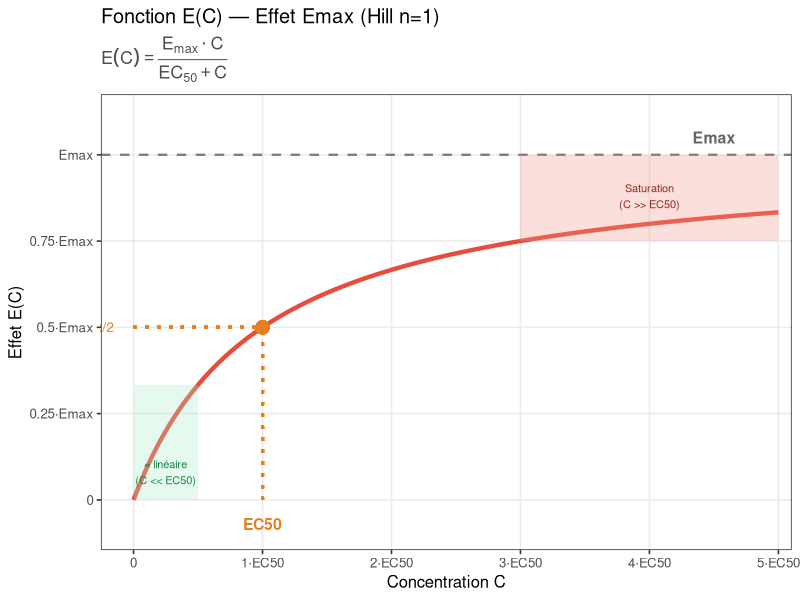
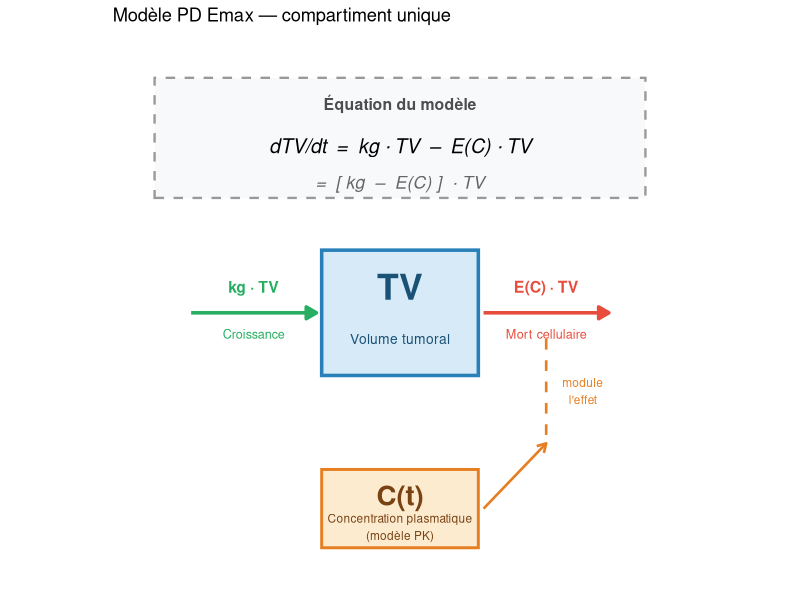
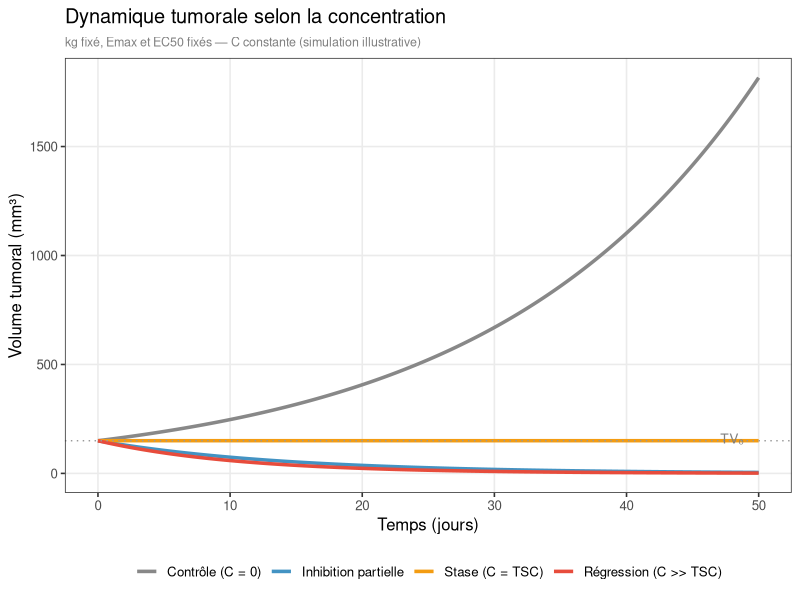

Source code (R) for these figures, in order:
# =============================================================================
# Schéma pédagogique — Modèle PD Emax (TGI)
# =============================================================================

library(ggplot2)
library(grid)
library(gridExtra)

# =============================================================================
# PANNEAU 1 : Schéma compartimentiel
# =============================================================================

p_schema <- ggplot() +
  xlim(0, 10) + ylim(0, 10) +
  coord_fixed() +

  # ── Boîte TV ──────────────────────────────────────────────────────────────
  annotate("rect", xmin = 3.5, xmax = 6.5, ymin = 3.8, ymax = 6.2,
           fill = "#D6EAF8", color = "#2980B9", linewidth = 1.2) +
  annotate("text", x = 5, y = 5.5, label = "TV",
           size = 9, fontface = "bold", color = "#1A5276") +
  annotate("text", x = 5, y = 4.5, label = "Volume tumoral",
           size = 3.5, color = "#1A5276") +

  # ── Flèche croissance (gauche → boîte) ────────────────────────────────────
  annotate("segment", x = 1, xend = 3.4, y = 5, yend = 5,
           arrow = arrow(length = unit(0.3, "cm"), type = "closed"),
           color = "#27AE60", linewidth = 1.2) +
  annotate("text", x = 2.2, y = 5.5, label = "kg · TV",
           size = 4, color = "#27AE60", fontface = "bold") +
  annotate("text", x = 2.2, y = 4.6, label = "Croissance",
           size = 3.2, color = "#27AE60") +

  # ── Flèche mort (boîte → droite) ──────────────────────────────────────────
  annotate("segment", x = 6.6, xend = 9, y = 5, yend = 5,
           arrow = arrow(length = unit(0.3, "cm"), type = "closed"),
           color = "#E74C3C", linewidth = 1.2) +
  annotate("text", x = 7.8, y = 5.5,
           label = "E(C) · TV",
           size = 4, color = "#E74C3C", fontface = "bold") +
  annotate("text", x = 7.8, y = 4.6, label = "Mort cellulaire",
           size = 3.2, color = "#E74C3C") +

  # ── Boîte concentration C ─────────────────────────────────────────────────
  annotate("rect", xmin = 3.5, xmax = 6.5, ymin = 0.5, ymax = 2.0,
           fill = "#FDEBD0", color = "#E67E22", linewidth = 1) +
  annotate("text", x = 5, y = 1.5, label = "C(t)",
           size = 7, fontface = "bold", color = "#784212") +
  annotate("text", x = 5, y = 0.9,
           label = "Concentration plasmatique\n(modèle PK)",
           size = 3, color = "#784212") +

  # ── Flèche C → flèche mort ────────────────────────────────────────────────
  annotate("segment", x = 7.8, xend = 7.8, y = 4.5, yend = 2.5,
           linetype = "dashed", color = "#E67E22", linewidth = 0.9) +
  annotate("segment", x = 6.6, xend = 7.8, y = 1.25, yend = 2.5,
           arrow = arrow(length = unit(0.25, "cm"), type = "open"),
           color = "#E67E22", linewidth = 0.9) +
  annotate("text", x = 8.5, y = 3.5, label = "module\nl'effet",
           size = 3, color = "#E67E22", hjust = 0.5) +

  # ── Équation différentielle ───────────────────────────────────────────────
  annotate("rect", xmin = 0.3, xmax = 9.7, ymin = 7.2, ymax = 9.5,
           fill = "#F8F9FA", color = "grey60", linewidth = 0.8,
           linetype = "dashed") +
  annotate("text", x = 5, y = 9.0,
           label = "Équation du modèle",
           size = 4, fontface = "bold", color = "grey30") +
  annotate("text", x = 5, y = 8.2,
           label = "dTV/dt  =  kg · TV  –  E(C) · TV",
           size = 5, color = "black", fontface = "italic") +
  annotate("text", x = 5, y = 7.5,
           label = "=  [ kg  –  E(C) ]  · TV",
           size = 4.5, color = "grey40", fontface = "italic") +

  theme_void() +
  labs(title = "Modèle PD Emax — compartiment unique")

# =============================================================================
# PANNEAU 2 : Courbe Emax
# =============================================================================

C_seq  <- seq(0, 5, length.out = 300)
Emax   <- 1          # effet maximum normalisé
EC50   <- 1          # concentration pour 50% d'effet

df_emax <- data.frame(
  C = C_seq,
  E = Emax * C_seq / (EC50 + C_seq)
)

p_emax <- ggplot(df_emax, aes(x = C, y = E)) +
  geom_line(color = "#E74C3C", linewidth = 1.5) +

  # Ligne asymptote Emax
  geom_hline(yintercept = Emax, linetype = "dashed",
             color = "grey50", linewidth = 0.8) +

  # Point EC50
  geom_segment(x = EC50, xend = EC50, y = 0, yend = 0.5,
               linetype = "dotted", color = "#E67E22", linewidth = 1) +
  geom_segment(x = 0, xend = EC50, y = 0.5, yend = 0.5,
               linetype = "dotted", color = "#E67E22", linewidth = 1) +
  geom_point(x = EC50, y = 0.5, size = 4, color = "#E67E22") +

  # Annotations
  annotate("text", x = 4.5, y = 1.05, label = "Emax",
           size = 4, color = "grey40", fontface = "bold") +
  annotate("text", x = EC50, y = -0.07, label = "EC50",
           size = 4, color = "#E67E22", fontface = "bold") +
  annotate("text", x = -0.15, y = 0.5, label = "Emax/2",
           size = 3.5, color = "#E67E22", hjust = 1) +

  # Zone faible dose (linéaire)
  annotate("rect", xmin = 0, xmax = 0.5, ymin = 0, ymax = Emax * 0.5 / (EC50 + 0.5),
           fill = "#ABEBC6", alpha = 0.3) +
  annotate("text", x = 0.25, y = 0.08, label = "≈ linéaire\n(C << EC50)",
           size = 2.8, color = "#1E8449", hjust = 0.5) +

  # Zone saturation
  annotate("rect", xmin = 3, xmax = 5, ymin = Emax * 3/(EC50+3), ymax = Emax,
           fill = "#F1948A", alpha = 0.3) +
  annotate("text", x = 4, y = 0.88, label = "Saturation\n(C >> EC50)",
           size = 2.8, color = "#922B21", hjust = 0.5) +

  scale_x_continuous(expand = c(0.02, 0),
                     labels = function(x) ifelse(x == 0, "0", paste0(x, "·EC50"))) +
  scale_y_continuous(expand = c(0.02, 0), limits = c(-0.12, 1.15),
                     breaks = c(0, 0.25, 0.5, 0.75, 1.0),
                     labels = c("0", "0.25·Emax", "0.5·Emax", "0.75·Emax", "Emax")) +
  labs(
    title    = "Fonction E(C) — Effet Emax (Hill n=1)",
    subtitle = expression(E(C) == frac(E[max] %.% C, EC[50] + C)),
    x        = "Concentration C",
    y        = "Effet E(C)"
  ) +
  theme_bw(base_size = 12) +
  theme(
    plot.subtitle = element_text(size = 13, color = "grey30"),
    panel.grid.minor = element_blank()
  )

# =============================================================================
# PANNEAU 3 : Simulation TV selon différents régimes
# =============================================================================

sim_emax <- function(kg, Emax_val, EC50_val, C_const, TV0 = 150, t_end = 50) {
  dt <- 0.1
  t  <- seq(0, t_end, by = dt)
  TV <- numeric(length(t))
  TV[1] <- TV0
  for (i in seq_along(t)[-1]) {
    E  <- Emax_val * C_const / (EC50_val + C_const)
    TV[i] <- TV[i-1] + dt * (kg - E) * TV[i-1]
    if (TV[i] < 0) TV[i] <- 0
  }
  data.frame(t = t, TV = TV)
}

kg_val    <- 0.05
Emax_val  <- 0.15
EC50_val  <- 50

df_ctrl    <- sim_emax(kg_val, Emax_val, EC50_val, C_const = 0)
df_tsc     <- sim_emax(kg_val, Emax_val, EC50_val, C_const = kg_val * EC50_val / (Emax_val - kg_val))
df_inhib   <- sim_emax(kg_val, Emax_val, EC50_val, C_const = 200)
df_regress <- sim_emax(kg_val, Emax_val, EC50_val, C_const = 1000)

df_sim3 <- rbind(
  cbind(df_ctrl,    Groupe = "Contrôle (C = 0)"),
  cbind(df_tsc,     Groupe = "Stase (C = TSC)"),
  cbind(df_inhib,   Groupe = "Inhibition partielle"),
  cbind(df_regress, Groupe = "Régression (C >> TSC)")
)

df_sim3$Groupe <- factor(df_sim3$Groupe,
  levels = c("Contrôle (C = 0)", "Inhibition partielle",
             "Stase (C = TSC)", "Régression (C >> TSC)"))

cols3 <- c("Contrôle (C = 0)"      = "#888888",
           "Inhibition partielle"   = "#4393C3",
           "Stase (C = TSC)"        = "#F39C12",
           "Régression (C >> TSC)"  = "#E74C3C")

p_sim <- ggplot(df_sim3, aes(x = t, y = TV, color = Groupe)) +
  geom_line(linewidth = 1.2) +
  geom_hline(yintercept = 150, linetype = "dotted", color = "grey60") +
  annotate("text", x = 48, y = 160, label = "TV₀", size = 3.5, color = "grey50") +
  scale_color_manual(values = cols3) +
  labs(
    title    = "Dynamique tumorale selon la concentration",
    subtitle = "kg fixé, Emax et EC50 fixés — C constante (simulation illustrative)",
    x        = "Temps (jours)",
    y        = "Volume tumoral (mm³)",
    color    = NULL
  ) +
  theme_bw(base_size = 12) +
  theme(
    legend.position  = "bottom",
    panel.grid.minor = element_blank(),
    plot.subtitle    = element_text(size = 9, color = "grey50")
  )

# =============================================================================
# ASSEMBLAGE
# =============================================================================

layout <- rbind(c(1, 2),
                c(3, 3))

g <- arrangeGrob(p_schema, p_emax, p_sim, layout_matrix = layout,
                 top = textGrob(
                   "Modèle PD Emax — fonctionnement",
                   gp = gpar(fontsize = 15, fontface = "bold")
                 ))

ggsave("scripts/schema_PD_Emax.png", g,
       width = 13, height = 10, dpi = 150)
cat("Schéma → scripts/schema_PD_Emax.png\n")
